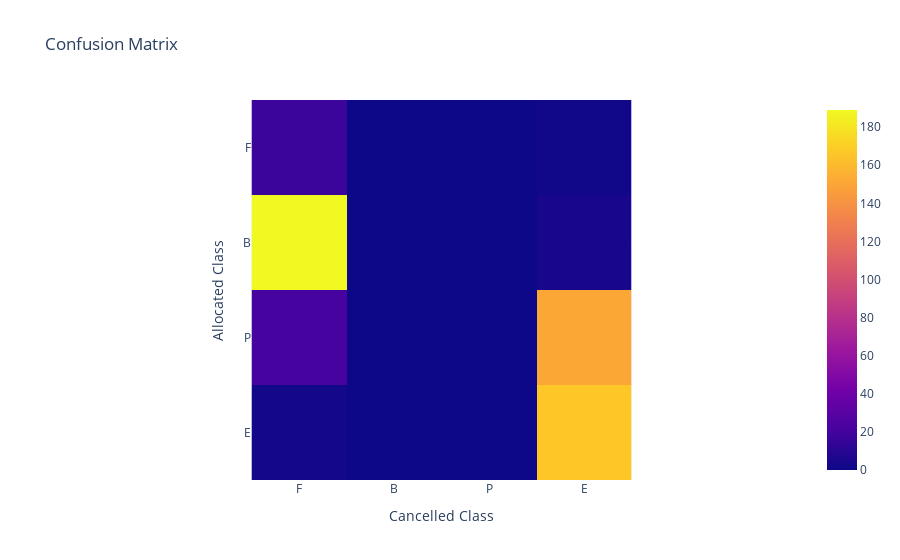

This figure's notebook cell:
### Code cell
df_confusion_matrix = pd.DataFrame([[0]*4]*4, index = ['F', 'B', 'P', 'E'], columns=['F', 'B', 'P', 'E'])
for index, row in df.iterrows():
    cancelled_class = row['canclled_class']
    allocated_classes = ast.literal_eval(row['allocated_classes'])
    for allocated_class in allocated_classes:
        df_confusion_matrix[cancelled_class][allocated_class] += 1 
print(df_confusion_matrix)
fig = px.imshow(df_confusion_matrix, title="Confusion Matrix")
fig.update_xaxes(title_text='Cancelled Class')
fig.update_yaxes(title_text='Allocated Class')
fig.show()

### Figure 1 — Plotly figure (JSON) as saved in the notebook; plotly's stock layout.template omitted (floating-point values rounded to 4 significant figures)
{"data": [{"coloraxis": "coloraxis", "hovertemplate": "x: %{x}<br>y: %{y}<br>color: %{z}<extra></extra>", "name": "0", "type": "heatmap", "x": ["F", "B", "P", "E"], "xaxis": "x", "y": ["F", "B", "P", "E"], "yaxis": "y", "z": [[17, 0, 0, 1], [189, 0, 0, 4], [21, 0, 0, 151], [2, 0, 0, 167]]}], "layout": {"coloraxis": {"colorscale": [[0, "#0d0887"], [0.1111, "#46039f"], [0.2222, "#7201a8"], [0.3333, "#9c179e"], [0.4444, "#bd3786"], [0.5556, "#d8576b"], [0.6667, "#ed7953"], [0.7778, "#fb9f3a"], [0.8889, "#fdca26"], [1, "#f0f921"]]}, "title": {"text": "Confusion Matrix"}, "xaxis": {"anchor": "y", "constrain": "domain", "domain": [0, 1], "scaleanchor": "y", "title": {"text": "Cancelled Class"}}, "yaxis": {"anchor": "x", "autorange": "reversed", "constrain": "domain", "domain": [0, 1], "title": {"text": "Allocated Class"}}}}
